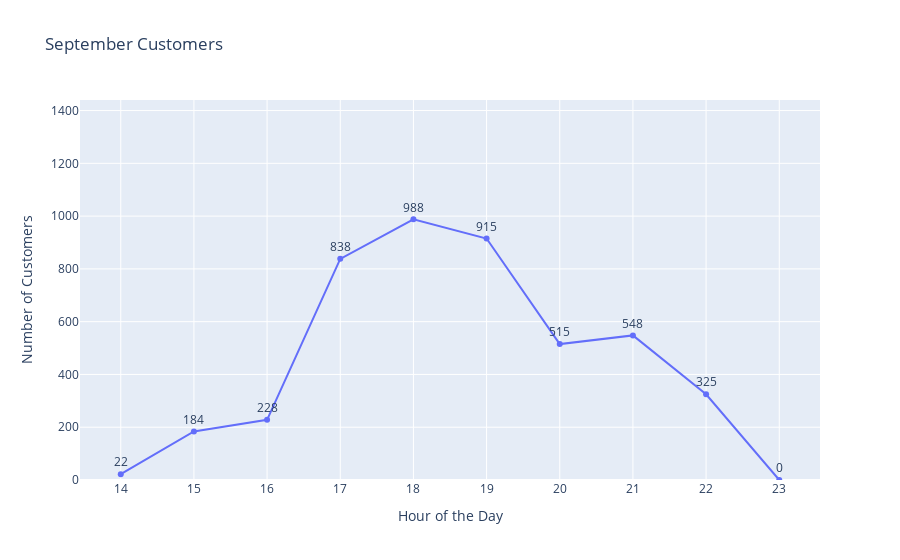
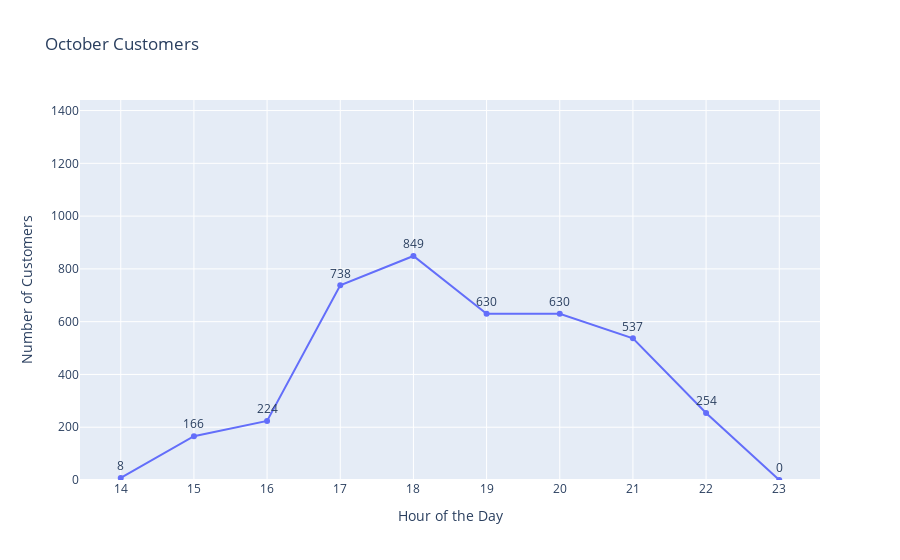
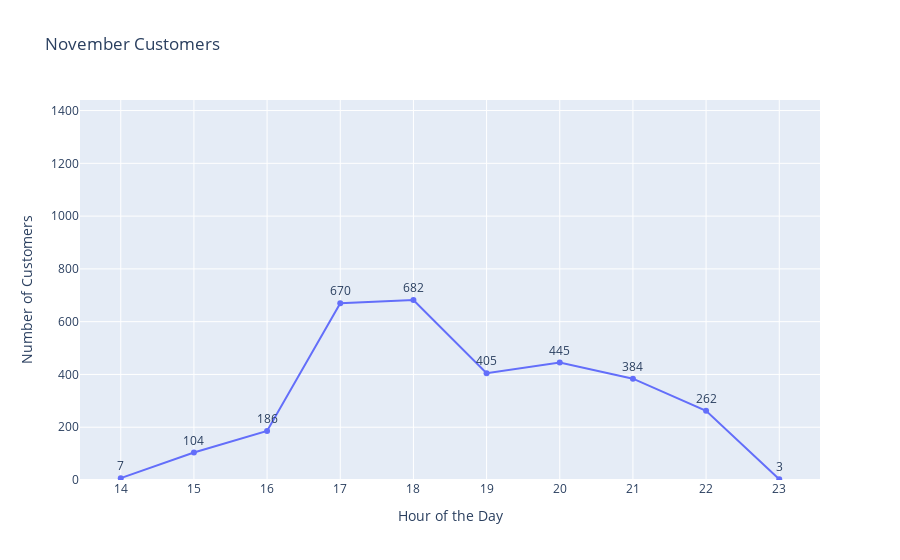

Here is the notebook cell these charts were saved with, in order:
### Code cell
for month in UniqueMonths:
    plot_Customers_by_Month(customer_count_per_month, month, global_max)

### Figure 1 — Plotly figure (JSON) as saved in the notebook; plotly's stock layout.template omitted (floating-point values rounded to 4 significant figures)
{"data": [{"hovertemplate": "Hour of the Day=%{x}<br>Number of Customers=%{text}<extra></extra>", "legendgroup": "", "line": {"color": "#636efa", "dash": "solid"}, "marker": {"symbol": "circle"}, "mode": "lines+markers+text", "name": "", "orientation": "v", "showlegend": false, "text": [22, 184, 228, 838, 988, 915, 515, 548, 325, 0], "textposition": "top center", "type": "scatter", "x": [14, 15, 16, 17, 18, 19, 20, 21, 22, 23], "xaxis": "x", "y": [22, 184, 228, 838, 988, 915, 515, 548, 325, 0], "yaxis": "y"}], "layout": {"legend": {"tracegroupgap": 0}, "title": {"text": "September Customers"}, "xaxis": {"anchor": "y", "domain": [0, 1], "dtick": 1, "title": {"text": "Hour of the Day"}}, "yaxis": {"anchor": "x", "domain": [0, 1], "range": [0, 1440], "title": {"text": "Number of Customers"}}}}

### Figure 2 — Plotly figure (JSON) as saved in the notebook; plotly's stock layout.template omitted (floating-point values rounded to 4 significant figures)
{"data": [{"hovertemplate": "Hour of the Day=%{x}<br>Number of Customers=%{text}<extra></extra>", "legendgroup": "", "line": {"color": "#636efa", "dash": "solid"}, "marker": {"symbol": "circle"}, "mode": "lines+markers+text", "name": "", "orientation": "v", "showlegend": false, "text": [8, 166, 224, 738, 849, 630, 630, 537, 254, 0], "textposition": "top center", "type": "scatter", "x": [14, 15, 16, 17, 18, 19, 20, 21, 22, 23], "xaxis": "x", "y": [8, 166, 224, 738, 849, 630, 630, 537, 254, 0], "yaxis": "y"}], "layout": {"legend": {"tracegroupgap": 0}, "title": {"text": "October Customers"}, "xaxis": {"anchor": "y", "domain": [0, 1], "dtick": 1, "title": {"text": "Hour of the Day"}}, "yaxis": {"anchor": "x", "domain": [0, 1], "range": [0, 1440], "title": {"text": "Number of Customers"}}}}

### Figure 3 — Plotly figure (JSON) as saved in the notebook; plotly's stock layout.template omitted (floating-point values rounded to 4 significant figures)
{"data": [{"hovertemplate": "Hour of the Day=%{x}<br>Number of Customers=%{text}<extra></extra>", "legendgroup": "", "line": {"color": "#636efa", "dash": "solid"}, "marker": {"symbol": "circle"}, "mode": "lines+markers+text", "name": "", "orientation": "v", "showlegend": false, "text": [7, 104, 186, 670, 682, 405, 445, 384, 262, 3], "textposition": "top center", "type": "scatter", "x": [14, 15, 16, 17, 18, 19, 20, 21, 22, 23], "xaxis": "x", "y": [7, 104, 186, 670, 682, 405, 445, 384, 262, 3], "yaxis": "y"}], "layout": {"legend": {"tracegroupgap": 0}, "title": {"text": "November Customers"}, "xaxis": {"anchor": "y", "domain": [0, 1], "dtick": 1, "title": {"text": "Hour of the Day"}}, "yaxis": {"anchor": "x", "domain": [0, 1], "range": [0, 1440], "title": {"text": "Number of Customers"}}}}
